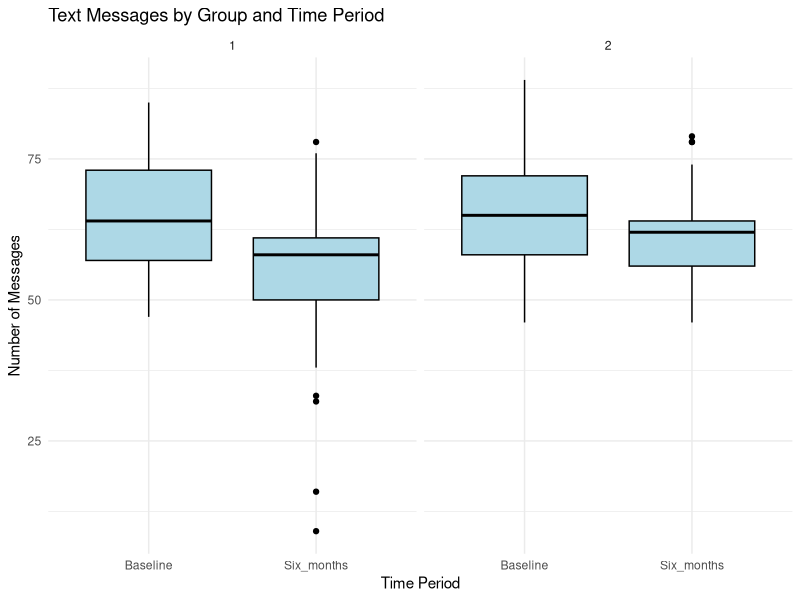

Recreate this plot in R.
setwd("/Users/ashleyhutchings/Desktop/R Class/Assignment 3 GitHub/Assignment3R")
txt_df<-read.csv("TextMessages.csv", header=TRUE)
head(txt_df)
sapply(txt_df,class)

txt_df$Group<-as.factor(txt_df$Group)

library(tidyverse)
library(ggplot2)

library(tidyr)

txt_long <- txt_df %>% pivot_longer(cols = c(Baseline, Six_months),
               names_to = "Time",
               values_to = "Texts")
head(txt_long)

ggplot(txt_long, aes(x = Time, y = Texts)) +
  geom_boxplot(fill = "lightblue", color = "black") +
  facet_wrap(~ Group) +
  labs(title = "Text Messages by Group and Time Period",
       x = "Time Period",
       y = "Number of Messages") +
  theme_minimal()



txt_long %>%
  group_by(Group, Time) %>%
  summarise(
    count = n(),
    mean = mean(Texts),
    median = median(Texts),
    sd = sd(Texts),
    min = min(Texts),
    max = max(Texts),
    .groups = "drop"
  )
